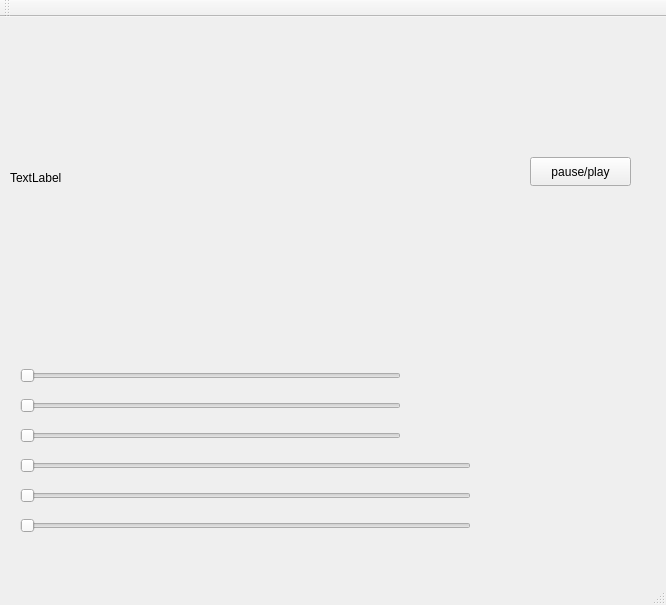
<?xml version="1.0" encoding="UTF-8"?>
<ui version="4.0">
 <class>MainWindow</class>
 <widget class="QMainWindow" name="MainWindow">
  <property name="geometry">
   <rect>
    <x>0</x>
    <y>0</y>
    <width>666</width>
    <height>605</height>
   </rect>
  </property>
  <property name="windowTitle">
   <string>MainWindow</string>
  </property>
  <widget class="QWidget" name="centralWidget">
   <widget class="QLabel" name="try_2">
    <property name="geometry">
     <rect>
      <x>10</x>
      <y>10</y>
      <width>481</width>
      <height>301</height>
     </rect>
    </property>
    <property name="text">
     <string>TextLabel</string>
    </property>
   </widget>
   <widget class="QPushButton" name="pushButton">
    <property name="geometry">
     <rect>
      <x>530</x>
      <y>140</y>
      <width>101</width>
      <height>29</height>
     </rect>
    </property>
    <property name="text">
     <string>pause/play</string>
    </property>
   </widget>
   <widget class="QSlider" name="Hmin">
    <property name="geometry">
     <rect>
      <x>20</x>
      <y>350</y>
      <width>381</width>
      <height>17</height>
     </rect>
    </property>
    <property name="maximum">
     <number>180</number>
    </property>
    <property name="orientation">
     <enum>Qt::Horizontal</enum>
    </property>
   </widget>
   <widget class="QSlider" name="Hmax">
    <property name="geometry">
     <rect>
      <x>20</x>
      <y>380</y>
      <width>381</width>
      <height>17</height>
     </rect>
    </property>
    <property name="maximum">
     <number>180</number>
    </property>
    <property name="orientation">
     <enum>Qt::Horizontal</enum>
    </property>
   </widget>
   <widget class="QSlider" name="Smin">
    <property name="geometry">
     <rect>
      <x>20</x>
      <y>410</y>
      <width>381</width>
      <height>17</height>
     </rect>
    </property>
    <property name="maximum">
     <number>255</number>
    </property>
    <property name="orientation">
     <enum>Qt::Horizontal</enum>
    </property>
   </widget>
   <widget class="QSlider" name="Smax">
    <property name="geometry">
     <rect>
      <x>20</x>
      <y>440</y>
      <width>451</width>
      <height>17</height>
     </rect>
    </property>
    <property name="maximum">
     <number>255</number>
    </property>
    <property name="orientation">
     <enum>Qt::Horizontal</enum>
    </property>
   </widget>
   <widget class="QSlider" name="Vmin">
    <property name="geometry">
     <rect>
      <x>20</x>
      <y>470</y>
      <width>451</width>
      <height>17</height>
     </rect>
    </property>
    <property name="maximum">
     <number>255</number>
    </property>
    <property name="orientation">
     <enum>Qt::Horizontal</enum>
    </property>
   </widget>
   <widget class="QSlider" name="Vmax">
    <property name="geometry">
     <rect>
      <x>20</x>
      <y>500</y>
      <width>451</width>
      <height>17</height>
     </rect>
    </property>
    <property name="maximum">
     <number>255</number>
    </property>
    <property name="orientation">
     <enum>Qt::Horizontal</enum>
    </property>
   </widget>
  </widget>
  <widget class="QMenuBar" name="menuBar">
   <property name="geometry">
    <rect>
     <x>0</x>
     <y>0</y>
     <width>666</width>
     <height>25</height>
    </rect>
   </property>
  </widget>
  <widget class="QToolBar" name="mainToolBar">
   <attribute name="toolBarArea">
    <enum>TopToolBarArea</enum>
   </attribute>
   <attribute name="toolBarBreak">
    <bool>false</bool>
   </attribute>
  </widget>
  <widget class="QStatusBar" name="statusBar"/>
 </widget>
 <layoutdefault spacing="6" margin="11"/>
 <resources/>
 <connections/>
</ui>
